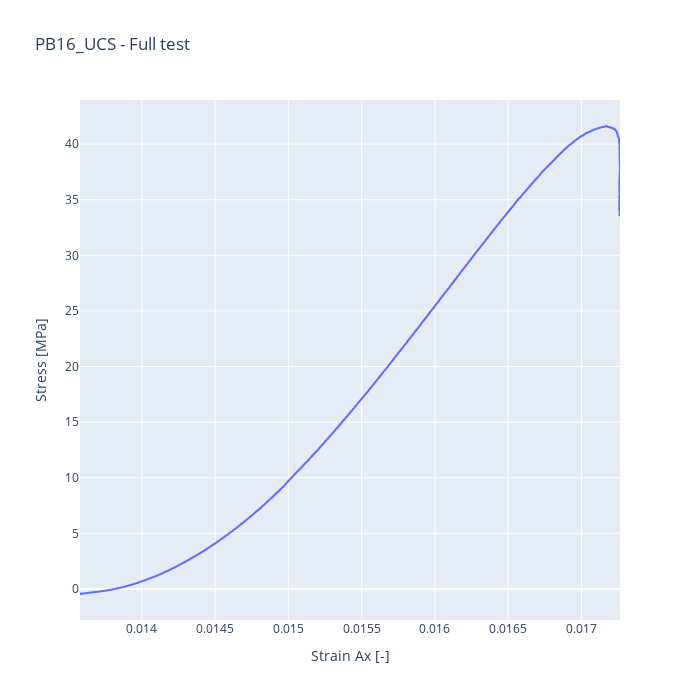

This figure's notebook cell:
### Code cell
### PLOTTING
## Plot the data
ax = px.line(df_exp_PB, x = 'Strain Ax [-]', y = 'Stress [MPa]', width=700, height=700, title='PB16_UCS - Full test')

ax.show() 

ax.write_html("Graphs/PB3_UCS/PB3_FullTest.html")

### Figure 1 — Plotly figure (JSON) as saved in the notebook; plotly's stock layout.template omitted (floating-point values rounded to 4 significant figures; data arrays with more than 128 entries replaced by an {"elided": "..."} marker saying what was removed)
{"data": [{"hovertemplate": "Strain Ax [-]=%{x}<br>Stress [MPa]=%{y}<extra></extra>", "legendgroup": "", "line": {"color": "#636efa", "dash": "solid"}, "marker": {"symbol": "circle"}, "mode": "lines", "name": "", "showlegend": false, "type": "scattergl", "x": {"elided": "2180 float values"}, "xaxis": "x", "y": {"elided": "2180 float values"}, "yaxis": "y"}], "layout": {"height": 700, "legend": {"tracegroupgap": 0}, "title": {"text": "PB16_UCS - Full test"}, "width": 700, "xaxis": {"anchor": "y", "domain": [0, 1], "title": {"text": "Strain Ax [-]"}}, "yaxis": {"anchor": "x", "domain": [0, 1], "title": {"text": "Stress [MPa]"}}}}
